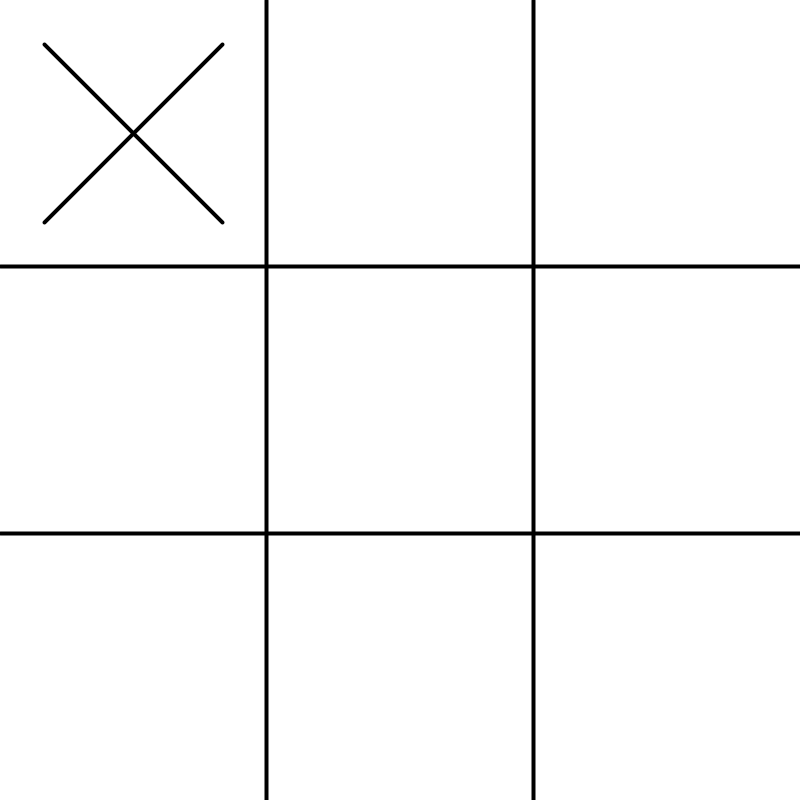
Frame 1 (no input)
Frame 60 (the mouse pressed at the canvas centre just before this capture): identical to frame 1, image omitted
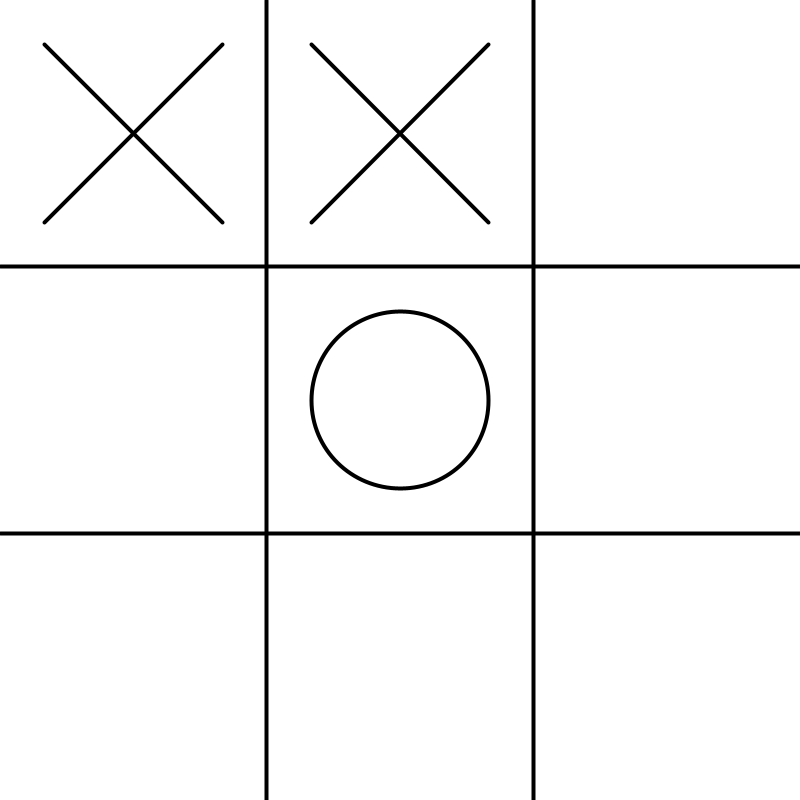
Frame 120 (the mouse held since frame 60 and released just before this capture)

The Processing sketch that drew these frames (run headless with seeded random() and noise(); from frame 60 on, the mouse is pressed at the canvas centre):

// Processing sketch: TicTacToe_Minimax
// ── TicTacToe_Minimax.pde
String[][] board = {
  {"", "", ""}, 
  {"", "", ""}, 
  {"", "", ""}
};


String human = "O";
String ai = "X";
//String[] players = {"X", "O"};
//int currentPlayer;
String currentPlayer = human;
float w, h;

String result = null;

void setup() {
  size(800, 800);

  w = width / 3.0;
  h = height / 3.0;

  noFill();
  strokeWeight(4);
  //currentPlayer = floor(random(players.length));

  //Making a score dict
  scores.set("X", 1);
  scores.set("O", -1);
  scores.set("tie", 0);

  if (random(1) > 0.5) {
    bestMove();
  }
}

void mousePressed() {
  if (result != null) {
    for (int i = 0; i < 3; i++) {
      for (int j = 0; j < 3; j++) {
        board[i][j] = "";
      }
    }
    result = null;
    if (random(1) > 0.5) {
      bestMove();
    } 
    currentPlayer = human;
  } else if (currentPlayer == human) {
    int j = floor(mouseX / w);
    int i = floor(mouseY / h);

    if (board[i][j] == "") {
      board[i][j] = human;
      currentPlayer = ai;
      result = checkWinner();
      bestMove();
    }
  }
}

void draw() {
  background(255);

  float xr = w/3;

  line(w, 0, w, height);
  line(w * 2, 0, w * 2, height);
  line(0, h, width, h);
  line(0, h*2, width, h*2);

  for (int i = 0; i < 3; i++) {
    for (int j = 0; j < 3; j++) {
      float x = w * i + (w/2);
      float y = h * j + (h/2);
      String spot = board[j][i];
      if (spot == human) {
        ellipse(x, y, xr * 2.0, xr * 2.0);
      } else if (spot == ai) {
        line(x - xr, y - xr, x + + xr, y + xr);
        line(x + xr, y - xr, x - xr, y + xr);
      }
    }
  }

  if (result != null) {
    if (result == "tie") {
      println("Tie!");
    } else {
      println(result + " wins!");
    }
  }
}

boolean equals3(String a, String b, String c) {
  return (a == b && b == c && a != "");
}

String checkWinner() {
  String winner = null;

  ArrayList<PVector> available = new ArrayList<PVector>();
  for (int i = 0; i < 3; i++) {
    for (int j = 0; j < 3; j++) {
      if (board[i][j] == "") {
        available.add(new PVector(i, j));
      }
    }
  }

  // horizontal
  for (int i = 0; i < 3; i++) {
    if (equals3(board[i][0], board[i][1], board[i][2])) {
      winner = board[i][0];
    }
  }

  // Vertical
  for (int i = 0; i < 3; i++) {
    if (equals3(board[0][i], board[1][i], board[2][i])) {
      winner = board[0][i];
    }
  }

  // Diagonal
  if (equals3(board[0][0], board[1][1], board[2][2])) {
    winner = board[0][0];
  }
  if (equals3(board[2][0], board[1][1], board[0][2])) {
    winner = board[2][0];
  }

  if (winner == null && available.size() == 0) {
    return "tie";
  } else {
    return winner;
  }
}

// ── AI.pde
void bestMove() {
  if (result == null) {

    //Making a list of available moves
    int bestScore = -2;
    PVector move = new PVector();
    for (int i = 0; i < 3; i++) {
      for (int j = 0; j < 3; j++) {
        //Is the spot available
        if (board[i][j] == "") {
          board[i][j] = ai;
          int score = minimax(board, 0, false);
          board[i][j] = "";
          if (score > bestScore) {
            bestScore = score;
            move = new PVector(i, j);
          }
        }
      }
    }

    int i = (int) move.x;
    int j = (int) move.y;
    board[i][j] = ai;
    result = checkWinner();
    currentPlayer = human;
  }
}

IntDict scores = new IntDict();

int minimax(String[][] board, int depth, boolean isMaximizing) {
  String check = checkWinner();
  if (check != null) {
    return scores.get(check);
  }

  if (isMaximizing) {
    int bestScore = -2;
    for (int i = 0; i < 3; i++) {
      for (int j = 0; j < 3; j++) {
        if (board[i][j] == "") {
          board[i][j] = ai;
          int score = minimax(board, depth + 1, false);
          board[i][j] = "";
          bestScore = max(score, bestScore);
        }
      }
    }
    return bestScore;
  } else {
    int bestScore = 2;
    for (int i = 0; i < 3; i++) {
      for (int j = 0; j < 3; j++) {
        if (board[i][j] == "") {
          board[i][j] = human;
          int score = minimax(board, depth + 1, true);
          board[i][j] = "";
          bestScore = min(score, bestScore);
        }
      }
    }
    return bestScore;
  }
}
